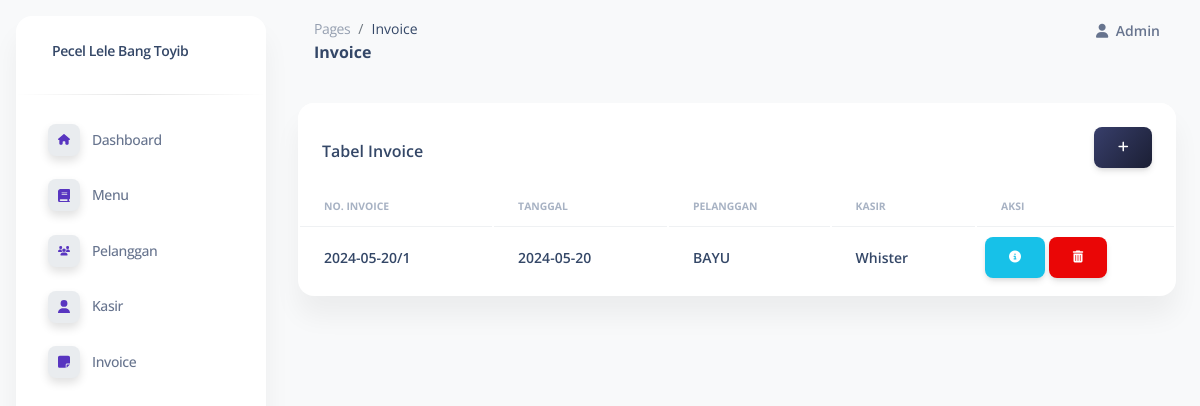
The app's page /invoice.php with its own data.
### tables this page shows
CREATE TABLE `header` (
  `ID_INV` varchar(100) NOT NULL,
  `Tanggal` date NOT NULL,
  `ID_Pelanggan` varchar(100) DEFAULT NULL,
  `ID_Kasir` varchar(100) DEFAULT NULL,
  `Jumlah_Bayar` varchar(100) NOT NULL
);

CREATE TABLE `pelanggan` (
  `ID_Pelanggan` varchar(100) NOT NULL,
  `Nama_Pelanggan` varchar(100) NOT NULL
);

CREATE TABLE `kasir` (
  `ID_Kasir` varchar(100) NOT NULL,
  `Nama_Kasir` varchar(100) NOT NULL
);

### invoice.php (the view, shortened to what this page needs)
<?php
include ('koneksi.php');
$hasilTampil = mysqli_query($koneksi, "SELECT th.*, tk.*, tp.*
                                            FROM
                                                header th
                                            JOIN
                                                kasir tk ON th.ID_Kasir = tk.ID_Kasir
                                            JOIN
                                                pelanggan tp ON th.ID_Pelanggan = tp.ID_Pelanggan
                                            ORDER BY th.ID_INV ASC");
            ?>
<!DOCTYPE html>
<html lang="en">
<head>
    <?php include ("assets/css/maincss.php"); ?>
</head>
<body class="g-sidenav-show bg-gray-100">
    <?php include ('components/sidebar.php'); ?>
    <main class="main-content position-relative max-height-vh-100 h-100 border-radius-lg">
        <nav class="navbar navbar-main navbar-expand-lg px-0 mx-4 shadow-none border-radius-xl" id="navbarBlur"
            navbar-scroll="true">
            <div class="container-fluid py-1 px-3">
                <nav aria-label="breadcrumb">
                    <ol class="breadcrumb bg-transparent mb-0 pb-0 pt-1 px-0 me-sm-6 me-5">
                        <li class="breadcrumb-item text-sm">
                            <a class="opacity-5 text-dark" href="javascript:;">Pages</a>
                        </li>
                        <li class="breadcrumb-item text-sm text-dark active" aria-current="page">
                            Invoice
                        </li>
                    </ol>
                    <h6 class="font-weight-bolder mb-0">Invoice</h6>
                </nav>
                <div class="collapse justify-content-end navbar-collapse mt-sm-0 mt-2 me-md-0 me-sm-4" id="navbar">
                    <ul class="navbar-nav ">
                        <li class="nav-item d-flex align-items-center">
                            <p href="javascript:;" class="nav-link text-body font-weight-bold px-0">
                                <i class="fa fa-user me-sm-1"></i>
                                <span class="d-sm-inline d-none">Admin</span>
                            </p>
                        </li>
                    </ul>
                </div>
            </div>
        </nav>
        <div class="container-fluid py-4">
            <div class="row">
                <div class="col-12">
                    <div class="card mb-4">
                        <div class="card-header pb-0 d-flex align-items-center justify-content-between">
                            <h6>Tabel Invoice</h6>
                            <a href="buat-invoice.php" class="btn bg-gradient-dark">
                                <i class="fas fa-plus"></i>
                            </a>
                        </div>
                        <div class="card-body px-0 pt-0 pb-2">
                            <div class="table-responsive p-0">
                                <table class="table align-items-center mb-0">
                                    <thead>
                                        <tr>
                                            <th
                                                class="text-uppercase text-secondary text-xxs font-weight-bolder opacity-7">
                                                No. Invoice
                                            </th>
                                            <th
                                                class="text-uppercase text-secondary text-xxs font-weight-bolder opacity-7">
                                                Tanggal
                                            </th>
                                            <th
                                                class="text-uppercase text-secondary text-xxs font-weight-bolder opacity-7">
                                                Pelanggan
                                            </th>
                                            <th
                                                class="text-uppercase text-secondary text-xxs font-weight-bolder opacity-7">
                                                Kasir
                                            </th>
                                            <th
                                                class="text-uppercase text-secondary text-xxs font-weight-bolder opacity-7">
                                                Aksi
                                            </th>
                                        </tr>
                                    </thead>
                                    <tbody>
                                        <?php
                                        while ($data = mysqli_fetch_assoc($hasilTampil)) {
                                            $id = $data['ID_INV'];
                                            ?>
                                            <tr>
                                                <td>
                                                    <h6 class="mb-0 text-sm px-3">
                                                        <?= $data['Tanggal'] ?>/<?= $data['ID_INV'] ?>
                                                    </h6>
                                                </td>
                                                <td>
                                                    <h6 class="mb-0 text-sm px-3"><?= $data['Tanggal'] ?></h6>
                                                </td>
                                                <td>
                                                    <h6 class="mb-0 text-sm px-3"><?= $data['Nama_Pelanggan'] ?></h6>
                                                </td>
                                                <td>
                                                    <h6 class="mb-0 text-sm px-3"><?= $data['Nama_Kasir'] ?></h6>
                                                </td>
                                                <td>
                                                    <a href="detail-invoice.php?id=<?= $id ?>"
                                                        class="btn bg-info text-white mb-0">
                                                        <i class="fa fa-info-circle" aria-hidden="true"></i>
                                                    </a>
                                                    <button type="button" class="btn bg-danger text-white mb-0"
                                                        data-bs-toggle="modal" data-bs-target="#hapus<?= $id ?>">
                                                        <i class="fa fa-trash" aria-hidden="true"></i>
                                                    </button>
                                                </td>
                                            </tr>
                                        <?php } ?>
                                    </tbody>
                                </table>
                            </div>
                        </div>
                    </div>
                </div>
            </div>
        </div>
    </main>
</body>

### records on screen
header: Tanggal "2024-05-20", ID_INV "1", ID_Pelanggan.Nama_Pelanggan "BAYU", ID_Kasir.Nama_Kasir "Whister"
